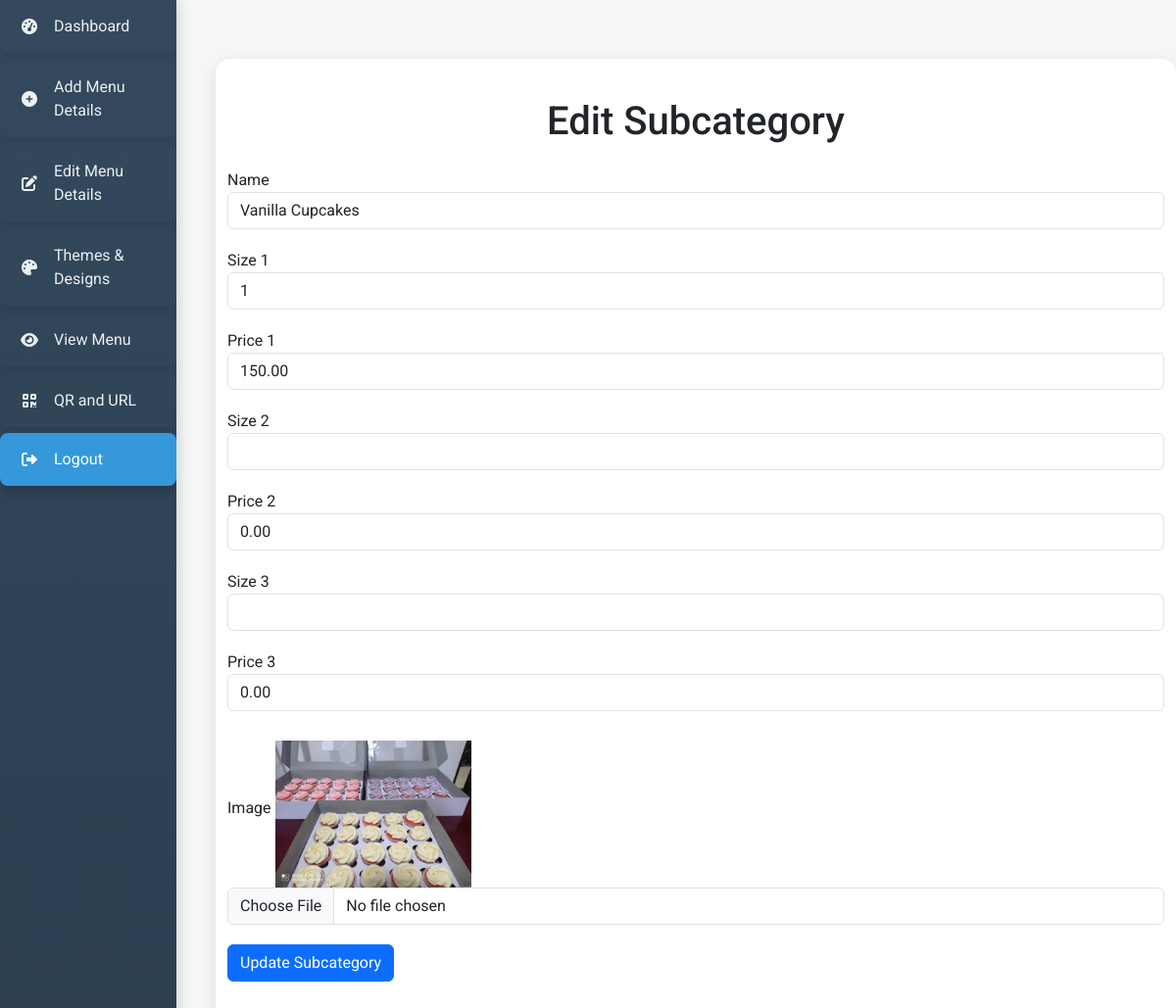
Page /includes/edit_subcategory.php?subcategory_id=62 (signed in) on the committed database.
### tables this page shows
CREATE TABLE `subcategories` (
  `id` int(11) NOT NULL,
  `category_id` int(11) NOT NULL,
  `name` varchar(255) NOT NULL,
  `size1` varchar(100) DEFAULT NULL,
  `size2` varchar(100) DEFAULT NULL,
  `size3` varchar(100) DEFAULT NULL,
  `price1` decimal(10,2) DEFAULT NULL,
  `price2` decimal(10,2) DEFAULT NULL,
  `price3` decimal(10,2) DEFAULT NULL,
  `image` text DEFAULT NULL,
  `restaurant_id` int(11) DEFAULT NULL
);

### includes/edit_subcategory.php (the view, shortened to what this page needs)
<!DOCTYPE html>
<html lang="en">
<head>
    <link href="https://cdn.jsdelivr.net/npm/bootstrap@5.3.0/dist/css/bootstrap.min.css" rel="stylesheet">
</head>
<body>
<?php
    include 'restaurant_navbar.php';
    include 'con_db.php';
    $email = isset($_SESSION['email']) ? $_SESSION['email'] : (isset($_COOKIE['user_email']) ? $_COOKIE['user_email'] : '');
    $stmt = $conn->prepare("SELECT restaurant_id FROM registered_restaurants WHERE email = ?");
    $stmt->bind_param("s", $email);
    $stmt->execute();
    $result = $stmt->get_result();
    $restaurant_id = 0;
    if ($result->num_rows > 0) {
        $row = $result->fetch_assoc();
        $restaurant_id = $row['restaurant_id'];
    } else {
        echo "<script>alert('Restaurant not found.'); window.location.href='../dashboard.php';</script>";
        exit;
    }
    if (isset($_GET['subcategory_id'])) {
        $subcategory_id = $_GET['subcategory_id'];
        $getSubcategoryStmt = $conn->prepare("SELECT * FROM subcategories WHERE id = ? AND restaurant_id = ?");
        $getSubcategoryStmt->bind_param("ii", $subcategory_id, $restaurant_id);
        $getSubcategoryStmt->execute();
        $subcategoryResult = $getSubcategoryStmt->get_result();
        if ($subcategoryResult->num_rows > 0) {
            $subcategoryData = $subcategoryResult->fetch_assoc();
        } else {
            echo "<script>alert('Invalid subcategory.'); window.location.href='../viewedit_menu.php';</script>";
            exit;
        }
    } else {
        echo "<script>alert('Subcategory ID not provided.'); window.location.href='../viewedit_menu.php';</script>";
        exit;
    }
    ?>
    <div class="container">
        <h1 class="text-center mb-4">Edit Subcategory</h1>
        <form method="POST" enctype="multipart/form-data">
            <div class="form-group">
                <label for="name">Name</label>
                <input type="text" class="form-control" id="name" name="name" value="<?php echo htmlspecialchars($subcategoryData['name']); ?>" required>
            </div>
            <div class="form-group">
                <label for="size1">Size 1</label>
                <input type="text" class="form-control" id="size1" name="size1" value="<?php echo htmlspecialchars($subcategoryData['size1']); ?>">
            </div>
            <div class="form-group">
                <label for="price1">Price 1</label>
                <input type="text" class="form-control" id="price1" name="price1" value="<?php echo htmlspecialchars($subcategoryData['price1']); ?>">
            </div>
            <div class="form-group">
                <label for="size2">Size 2</label>
                <input type="text" class="form-control" id="size2" name="size2" value="<?php echo htmlspecialchars($subcategoryData['size2']); ?>">
            </div>
            <div class="form-group">
                <label for="price2">Price 2</label>
                <input type="text" class="form-control" id="price2" name="price2" value="<?php echo htmlspecialchars($subcategoryData['price2']); ?>">
            </div>
            <div class="form-group">
                <label for="size3">Size 3</label>
                <input type="text" class="form-control" id="size3" name="size3" value="<?php echo htmlspecialchars($subcategoryData['size3']); ?>">
            </div>
            <div class="form-group">
                <label for="price3">Price 3</label>
                <input type="text" class="form-control" id="price3" name="price3" value="<?php echo htmlspecialchars($subcategoryData['price3']); ?>">
            </div>
            <div class="form-group">
                <label for="image">Image</label>
                <?php if (!empty($subcategoryData['image'])) : ?>
                    <img src="uploads/<?php echo $restaurant_id; ?>/subcategory/<?php echo htmlspecialchars($subcategoryData['image']); ?>" alt="Current Image" class="current-image">
                <?php endif; ?>
                <input type="file" class="form-control" id="image" name="image">
            </div>
            <button type="submit" class="btn btn-primary">Update Subcategory</button>
        </form>
    </div>
</body>
</html>

### includes/edit_subcategory.php (style rules this page uses)
body { background-color: #f4f7f6; font-family: 'Roboto', sans-serif; color: #333; }
.container { background-color: #ffffff; border-radius: 15px; box-shadow: 0 5px 15px rgba(0, 0, 0, 0.1); padding: 40px; margin-top: 60px; margin-bottom: 30px; }
.form-group { margin-bottom: 20px; }
.btn-primary { background-color: #17a2b8; border-color: #17a2b8; transition: background-color 0.3s ease-in-out, border-color 0.3s ease-in-out; }
.current-image { max-width: 200px; margin-top: 10px; }

### includes/restaurant_navbar.php (style rules this page uses)
body { margin: 0; font-family: 'Roboto', sans-serif; background-color: #f4f7f6; display: flex; transition: background-color 0.3s; }
body > div { padding: 20px; margin-left: 15%; transition: margin-left 0.3s; }

### rows in the picture
subcategories: name "Vanilla Cupcakes", size1 "1", price1 "150.00", price2 "0.00", price3 "0.00", image (picture)
